Frame 1 (no input): blank canvas, image omitted
Frame 60 (the mouse pressed at the canvas centre just before this capture): blank canvas, image omitted
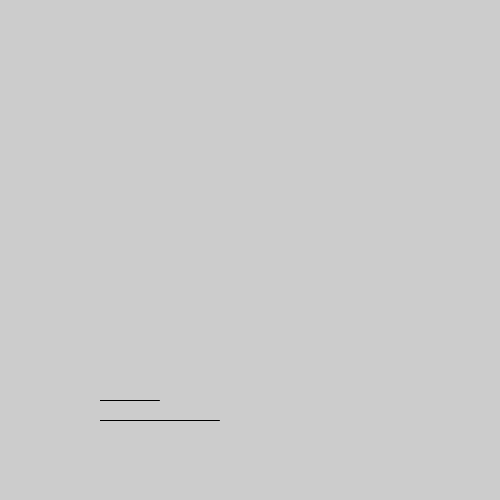
Frame 120 (the mouse held since frame 60 and released just before this capture)

The Processing sketch whose frames 1 and 60 were blank and that drew this single picture after the mouse press (run headless with seeded random() and noise(); from frame 60 on, the mouse is pressed at the canvas centre):

// Processing sketch: processing_105884
// ── processing_105884.pde

int counter = 0;
int currentX = 100;
int currentY = 400;

void setup() {
  size(500, 500);
  loop();
  frameRate(70);
}

void draw() {
  line(currentX, currentY, currentX + counter*1, currentY);
  counter +=1;

if (counter == 300) {
  currentY +=-100;
  counter = 0;   }

if (currentY == 0) {
  currentY = 400;   }

}


void mousePressed() {
  currentY +=20;
  
}
